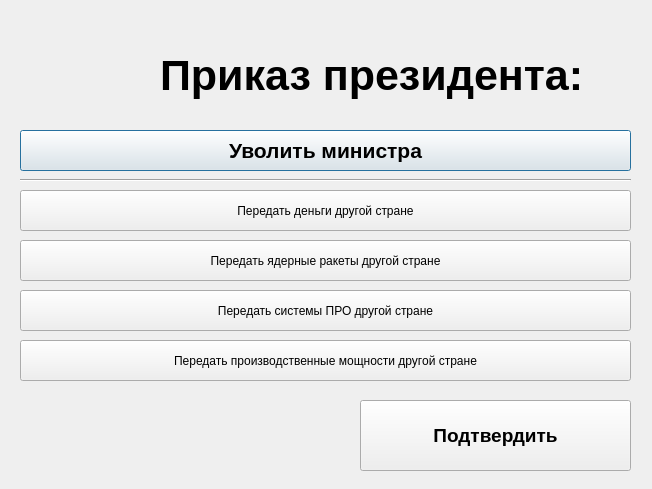
<?xml version="1.0" encoding="UTF-8"?>
<ui version="4.0">
 <class>President</class>
 <widget class="QDialog" name="President">
  <property name="geometry">
   <rect>
    <x>0</x>
    <y>0</y>
    <width>652</width>
    <height>489</height>
   </rect>
  </property>
  <property name="windowTitle">
   <string>Президент</string>
  </property>
  <widget class="QPushButton" name="fireMin">
   <property name="geometry">
    <rect>
     <x>20</x>
     <y>130</y>
     <width>611</width>
     <height>41</height>
    </rect>
   </property>
   <property name="font">
    <font>
     <pointsize>16</pointsize>
     <weight>75</weight>
     <bold>true</bold>
    </font>
   </property>
   <property name="toolTip">
    <string>&lt;html&gt;&lt;head/&gt;&lt;body&gt;&lt;p&gt;Стоимость: -&lt;/p&gt;&lt;p&gt;&lt;span style=&quot; font-size:9pt;&quot;&gt;Уволенная роль теряет 50% lvl, не может совершать действия в течение следующего хода и освобождается от завербованности.&lt;/span&gt;&lt;/p&gt;&lt;/body&gt;&lt;/html&gt;</string>
   </property>
   <property name="locale">
    <locale language="English" country="Kenya"/>
   </property>
   <property name="text">
    <string>Уволить министра</string>
   </property>
  </widget>
  <widget class="Line" name="line">
   <property name="geometry">
    <rect>
     <x>20</x>
     <y>170</y>
     <width>611</width>
     <height>21</height>
    </rect>
   </property>
   <property name="orientation">
    <enum>Qt::Horizontal</enum>
   </property>
  </widget>
  <widget class="QPushButton" name="approveButton">
   <property name="enabled">
    <bool>true</bool>
   </property>
   <property name="geometry">
    <rect>
     <x>360</x>
     <y>400</y>
     <width>271</width>
     <height>71</height>
    </rect>
   </property>
   <property name="font">
    <font>
     <pointsize>14</pointsize>
     <weight>75</weight>
     <bold>true</bold>
    </font>
   </property>
   <property name="text">
    <string>Подтвердить</string>
   </property>
  </widget>
  <widget class="QLabel" name="label">
   <property name="geometry">
    <rect>
     <x>20</x>
     <y>10</y>
     <width>111</width>
     <height>101</height>
    </rect>
   </property>
   <property name="text">
    <string>&lt;html&gt;&lt;head/&gt;&lt;body&gt;&lt;p&gt;&lt;img src=&quot;:/gerb.png&quot;/&gt;&lt;/p&gt;&lt;/body&gt;&lt;/html&gt;</string>
   </property>
  </widget>
  <widget class="QLabel" name="label_2">
   <property name="geometry">
    <rect>
     <x>160</x>
     <y>50</y>
     <width>481</width>
     <height>51</height>
    </rect>
   </property>
   <property name="text">
    <string>&lt;html&gt;&lt;head/&gt;&lt;body&gt;&lt;p&gt;&lt;span style=&quot; font-size:32pt; font-weight:600;&quot;&gt;Приказ президента:&lt;/span&gt;&lt;/p&gt;&lt;/body&gt;&lt;/html&gt;</string>
   </property>
  </widget>
  <widget class="QPushButton" name="giveNukesButton">
   <property name="geometry">
    <rect>
     <x>20</x>
     <y>240</y>
     <width>611</width>
     <height>41</height>
    </rect>
   </property>
   <property name="toolTip">
    <string>&lt;html&gt;&lt;head/&gt;&lt;body&gt;&lt;p&gt;Стоимость: -&lt;/p&gt;&lt;p&gt;&lt;span style=&quot; font-size:9pt;&quot;&gt;Передать свои родимые ракеты другой стране.&lt;br/&gt;&lt;/span&gt;&lt;span style=&quot; font-size:6pt;&quot;&gt;моя прелеесть!&lt;/span&gt;&lt;/p&gt;&lt;/body&gt;&lt;/html&gt;</string>
   </property>
   <property name="text">
    <string>Передать ядерные ракеты другой стране</string>
   </property>
  </widget>
  <widget class="QPushButton" name="givePROButton">
   <property name="geometry">
    <rect>
     <x>20</x>
     <y>290</y>
     <width>611</width>
     <height>41</height>
    </rect>
   </property>
   <property name="toolTip">
    <string>&lt;html&gt;&lt;head/&gt;&lt;body&gt;&lt;p&gt;Стоимость: -&lt;/p&gt;&lt;p&gt;&lt;span style=&quot; font-size:9pt;&quot;&gt;Передать свои родимые ракеты другой стране.&lt;/span&gt;&lt;/p&gt;&lt;/body&gt;&lt;/html&gt;</string>
   </property>
   <property name="text">
    <string>Передать системы ПРО другой стране</string>
   </property>
  </widget>
  <widget class="QPushButton" name="giveFacButton">
   <property name="geometry">
    <rect>
     <x>20</x>
     <y>340</y>
     <width>611</width>
     <height>41</height>
    </rect>
   </property>
   <property name="toolTip">
    <string>&lt;html&gt;&lt;head/&gt;&lt;body&gt;&lt;p&gt;Стоимость: -&lt;/p&gt;&lt;p&gt;&lt;span style=&quot; font-size:9pt;&quot;&gt;Передать часть прибыли в одном из секторов экономики другому государству.&lt;/span&gt;&lt;/p&gt;&lt;/body&gt;&lt;/html&gt;</string>
   </property>
   <property name="text">
    <string>Передать производственные мощности другой стране</string>
   </property>
  </widget>
  <widget class="QPushButton" name="giveMoney">
   <property name="geometry">
    <rect>
     <x>20</x>
     <y>190</y>
     <width>611</width>
     <height>41</height>
    </rect>
   </property>
   <property name="toolTip">
    <string>&lt;html&gt;&lt;head/&gt;&lt;body&gt;&lt;p&gt;Cтоимость: -&lt;/p&gt;&lt;p&gt;&lt;span style=&quot; font-size:9pt;&quot;&gt;Передать нажитые непосильным трудом деньги другой стране.&lt;/span&gt;&lt;/p&gt;&lt;/body&gt;&lt;/html&gt;</string>
   </property>
   <property name="text">
    <string>Передать деньги другой стране</string>
   </property>
  </widget>
 </widget>
 <resources/>
 <connections/>
</ui>
